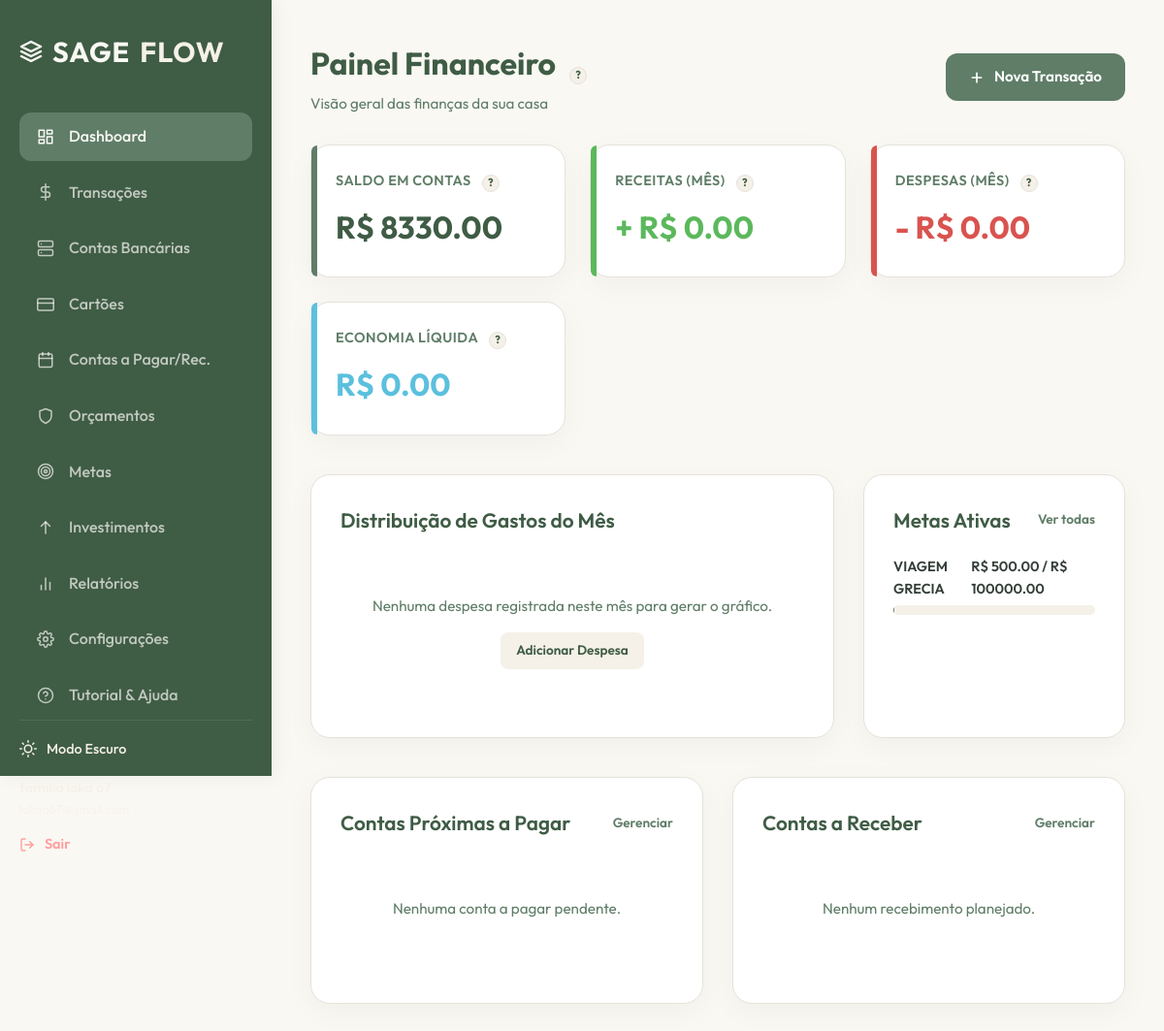
The page / (signed in) on the database its author committed.
### app/models.py (models this page shows)
class Goal(db.Model):
    __tablename__ = 'goals'
    id = db.Column(db.Integer, primary_key=True)
    user_id = db.Column(db.Integer, db.ForeignKey('users.id'), nullable=False)
    name = db.Column(db.String(100), nullable=False)  # Viagem, Reserva de Emergência
    target_amount = db.Column(db.Float, nullable=False)
    current_amount = db.Column(db.Float, default=0.0, nullable=False)
    deadline = db.Column(db.Date, nullable=True)

### app/routes/dashboard.py (the view)
@dashboard_bp.route('/')
@login_required
def index():
    accounts = Account.query.filter_by(user_id=current_user.id).all()
    total_balance = sum(account.balance for account in accounts)
    today = date.today()
    first_day_of_month = date(today.year, today.month, 1)
    monthly_income = db_sum_transactions(current_user.id, 'income', first_day_of_month)
    monthly_expenses = db_sum_transactions(current_user.id, 'expense', first_day_of_month)
    savings = monthly_income - monthly_expenses
    goals = Goal.query.filter_by(user_id=current_user.id).limit(3).all()
    upcoming_payable = BillPayable.query.filter(
        BillPayable.user_id == current_user.id,
        BillPayable.status == 'pending',
        BillPayable.due_date >= today
    ).order_by(BillPayable.due_date.asc()).limit(3).all()
    upcoming_receivable = BillReceivable.query.filter(
        BillReceivable.user_id == current_user.id,
        BillReceivable.status == 'pending',
        BillReceivable.expected_date >= today
    ).order_by(BillReceivable.expected_date.asc()).limit(3).all()
    categories_data = {}
    expenses_by_cat = Transaction.query.filter(
        Transaction.user_id == current_user.id,
        Transaction.type == 'expense',
        Transaction.date >= first_day_of_month
    ).all()
    for tx in expenses_by_cat:
        categories_data[tx.category] = categories_data.get(tx.category, 0.0) + tx.amount
    return render_template(
        'dashboard.html',
        total_balance=total_balance,
        monthly_income=monthly_income,
        monthly_expenses=monthly_expenses,
        savings=savings,
        goals=goals,
        upcoming_payable=upcoming_payable,
        upcoming_receivable=upcoming_receivable,
        accounts=accounts,
        categories_labels=list(categories_data.keys()),
        categories_values=list(categories_data.values())
    )

### app/routes/dashboard.py (called while the page is built)
def db_sum_transactions(user_id, tx_type, start_date):
    result = Transaction.query.filter(
        Transaction.user_id == user_id,
        Transaction.type == tx_type,
        Transaction.date >= start_date
    ).with_entities(func.sum(Transaction.amount)).scalar()
    return result if result is not None else 0.0

### app/templates/dashboard.html (shortened to what this page needs)
{% extends 'base.html' %}
{% block content %}
<div class="page-header">
    <div class="page-title">
        <h2>Painel Financeiro <div class="tooltip"><span class="help-badge">?</span><span class="tooltiptext">Visão geral unificada contendo saldos bancários, faturamento, despesas do mês e progresso de metas.</span></div></h2>
        <p>Visão geral das finanças da sua casa</p>
    </div>
    <div>
        <a href="{{ url_for('transactions.index') }}" class="btn btn-primary">
            <svg width="16" height="16" viewBox="0 0 24 24" fill="none" stroke="currentColor" stroke-width="2.5" stroke-linecap="round" stroke-linejoin="round"><line x1="12" y1="5" x2="12" y2="19"></line><line x1="5" y1="12" x2="19" y2="12"></line></svg>
            Nova Transação
        </a>
    </div>
</div>
<div class="dashboard-grid">
    <div class="summary-card">
        <span class="card-label">Saldo em Contas <div class="tooltip"><span class="help-badge">?</span><span class="tooltiptext">Soma do saldo líquido atual de todas as suas contas correntes, poupanças e carteiras.</span></div></span>
        <span class="card-value">R$ {{ "%.2f"|format(total_balance) }}</span>
    </div>
    <div class="summary-card income">
        <span class="card-label">Receitas (Mês) <div class="tooltip"><span class="help-badge">?</span><span class="tooltiptext">Dinheiro que entrou este mês (ex: salários, freelances).</span></div></span>
        <span class="card-value" style="color: var(--color-success);">+ R$ {{ "%.2f"|format(monthly_income) }}</span>
    </div>
    <div class="summary-card expense">
        <span class="card-label">Despesas (Mês) <div class="tooltip"><span class="help-badge">?</span><span class="tooltiptext">Despesas pagas em conta e compras registradas no cartão de crédito este mês.</span></div></span>
        <span class="card-value" style="color: var(--color-danger);">- R$ {{ "%.2f"|format(monthly_expenses) }}</span>
    </div>
    <div class="summary-card savings">
        <span class="card-label">Economia líquida <div class="tooltip"><span class="help-badge">?</span><span class="tooltiptext">Quanto sobrou este mês (Receitas menos Despesas).</span></div></span>
        <span class="card-value" style="color: {% if savings >= 0 %}var(--color-info){% else %}var(--color-danger){% endif %};">
            R$ {{ "%.2f"|format(savings) }}
        </span>
    </div>
</div>
<div class="section-grid">
    <div class="content-card">
        <h3>Distribuição de Gastos do Mês</h3>
        {% if categories_labels %}
            <div style="max-height: 300px; display: flex; justify-content: center; position: relative;">
                <canvas id="expensesChart" width="300" height="300"></canvas>
            </div>
        {% else %}
            <div class="empty-state">
                <p>Nenhuma despesa registrada neste mês para gerar o gráfico.</p>
                <a href="{{ url_for('transactions.index') }}" class="btn btn-secondary btn-sm">Adicionar Despesa</a>
            </div>
        {% endif %}
    </div>
    <div class="content-card">
        <h3>
            <span>Metas Ativas</span>
            <a href="{{ url_for('goals.index') }}" style="font-size: 0.85rem; color: var(--color-sage); text-decoration: none;">Ver todas</a>
        </h3>
        {% if goals %}
            {% for goal in goals %}
                <div style="margin-bottom: 20px;">
                    <div style="display: flex; justify-content: space-between; font-size: 0.9rem; font-weight: 600;">
                        <span>{{ goal.name }}</span>
                        <span>R$ {{ "%.2f"|format(goal.current_amount) }} / R$ {{ "%.2f"|format(goal.target_amount) }}</span>
                    </div>
                    <div class="progress-container" style="margin-top: 5px;">
                        <div class="progress-bar-bg">
                        </div>
                    </div>
                </div>
            {% endfor %}
        {% else %}
            <div class="empty-state">
                <p>Você não possui metas financeiras cadastradas.</p>
                <a href="{{ url_for('goals.index') }}" class="btn btn-secondary btn-sm">Definir Meta</a>
            </div>
        {% endif %}
    </div>
</div>
<div class="section-grid-equal">
    <div class="content-card">
        <h3>
            <span>Contas Próximas a Pagar</span>
            <a href="{{ url_for('bills.index') }}" style="font-size: 0.85rem; color: var(--color-sage); text-decoration: none;">Gerenciar</a>
        </h3>
        {% if upcoming_payable %}
            <div class="table-responsive">
                <table class="table">
                    <thead>
                        <tr>
                            <th>Descrição</th>
                            <th>Vencimento</th>
                            <th style="text-align: right;">Valor</th>
                        </tr>
                    </thead>
                    <tbody>
                        {% for bill in upcoming_payable %}
                            <tr>
                                <td style="font-weight: 500;">{{ bill.name }}</td>
                                <td>{{ bill.due_date.strftime('%d/%m/%Y') }}</td>
                                <td style="text-align: right; font-weight: 600; color: var(--color-danger);">
                                    R$ {{ "%.2f"|format(bill.amount) }}
                                </td>
                            </tr>
                        {% endfor %}
                    </tbody>
                </table>
            </div>
        {% else %}
            <div class="empty-state">
                <p>Nenhuma conta a pagar pendente.</p>
            </div>
        {% endif %}
    </div>
    <div class="content-card">
        <h3>
            <span>Contas a Receber</span>
            <a href="{{ url_for('bills.index') }}" style="font-size: 0.85rem; color: var(--color-sage); text-decoration: none;">Gerenciar</a>
        </h3>
        {% if upcoming_receivable %}
            <div class="table-responsive">
                <table class="table">
                    <thead>
                        <tr>
                            <th>Descrição</th>
                            <th>Data Esperada</th>
                            <th style="text-align: right;">Valor</th>
                        </tr>
                    </thead>
                    <tbody>
                        {% for bill in upcoming_receivable %}
                            <tr>
                                <td style="font-weight: 500;">{{ bill.name }}</td>
                                <td>{{ bill.expected_date.strftime('%d/%m/%Y') }}</td>
                                <td style="text-align: right; font-weight: 600; color: var(--color-success);">
                                    R$ {{ "%.2f"|format(bill.amount) }}
                                </td>
                            </tr>
                        {% endfor %}
                    </tbody>
                </table>
            </div>
        {% else %}
            <div class="empty-state">
                <p>Nenhum recebimento planejado.</p>
            </div>
        {% endif %}
    </div>
</div>
{% endblock %}

### app/static/css/style.css (style rules this page uses)
:root { --color-sage: #5F7D67; --color-dark-green: #3F5C45; --color-beige: #F5F1E8; --color-off-white: #FAF8F3; --color-light-gray: #E5E2DA; --color-dark-gray: #333d37; --color-card-bg: #ffffff; --color-accent-green: #4E6E58; --color-danger: #d9534f; --color-success: #5cb85c; --color-info: #5bc0de; --color-warning: #f0ad4e; --font-primary: 'Outfit', sans-serif; --border-radius-sm: 8px; --border-radius-md: 12px; --border-radius-lg: 20px; --box-shadow: 0 8px 30px rgba(0, 0, 0, 0.04); --box-shadow-hover: 0 12px 40px rgba(0, 0, 0, 0.08); --transition: all 0.3s cubic-bezier(0.25, 0.8, 0.25, 1); }
* { box-sizing: border-box; margin: 0; padding: 0; }
body { font-family: var(--font-primary); background-color: var(--color-off-white); color: var(--color-dark-gray); line-height: 1.6; overflow-x: hidden; }
.page-header { display: flex; justify-content: space-between; align-items: center; margin-bottom: 30px; }
.page-title h2 { font-size: 2rem; color: var(--color-dark-green); font-weight: 700; }
.page-title p { color: var(--color-sage); font-size: 0.95rem; }
.dashboard-grid { display: grid; grid-template-columns: repeat(auto-fit, minmax(240px, 1fr)); gap: 25px; margin-bottom: 40px; }
.summary-card { background-color: var(--color-card-bg); border-radius: var(--border-radius-lg); padding: 25px; box-shadow: var(--box-shadow); border: 1px solid var(--color-light-gray); display: flex; flex-direction: column; justify-content: space-between; position: relative; transition: var(--transition); }
.summary-card::before { content: ''; position: absolute; top: 0; left: 0; width: 6px; height: 100%; background-color: var(--color-sage); border-radius: var(--border-radius-lg) 0 0 var(--border-radius-lg); }
.summary-card.income::before { background-color: var(--color-success); }
.summary-card.expense::before { background-color: var(--color-danger); }
.summary-card.savings::before { background-color: var(--color-info); }
.card-label { font-size: 0.9rem; color: var(--color-sage); font-weight: 600; text-transform: uppercase; letter-spacing: 0.5px; }
.card-value { font-size: 2rem; font-weight: 700; color: var(--color-dark-green); margin-top: 10px; }
.section-grid { display: grid; grid-template-columns: 2fr 1fr; gap: 30px; margin-bottom: 40px; }
.section-grid-equal { display: grid; grid-template-columns: 1fr 1fr; gap: 30px; margin-bottom: 40px; }
.content-card { background-color: var(--color-card-bg); border-radius: var(--border-radius-lg); padding: 30px; box-shadow: var(--box-shadow); border: 1px solid var(--color-light-gray); }
.content-card h3 { font-size: 1.3rem; color: var(--color-dark-green); margin-bottom: 20px; font-weight: 600; display: flex; justify-content: space-between; align-items: center; }
.btn { display: inline-flex; align-items: center; justify-content: center; gap: 10px; padding: 12px 24px; border-radius: var(--border-radius-md); font-family: var(--font-primary); font-weight: 600; font-size: 0.95rem; border: none; cursor: pointer; transition: var(--transition); text-decoration: none; }
.btn-primary { background-color: var(--color-sage); color: #ffffff; }
.btn-secondary { background-color: var(--color-beige); color: var(--color-dark-green); }
.btn-sm { padding: 8px 16px; font-size: 0.85rem; border-radius: var(--border-radius-sm); }
.progress-container { margin-top: 15px; margin-bottom: 5px; }
.progress-bar-bg { background-color: var(--color-beige); height: 10px; border-radius: 50px; overflow: hidden; width: 100%; }
.empty-state { text-align: center; padding: 40px 20px; color: var(--color-sage); }
.empty-state p { font-size: 0.95rem; margin-bottom: 15px; }
.tooltip { position: relative; display: inline-block; cursor: help; margin-left: 8px; vertical-align: middle; }
.help-badge { display: inline-flex; align-items: center; justify-content: center; width: 18px; height: 18px; background-color: var(--color-beige); color: var(--color-dark-green); border-radius: 50%; font-size: 0.7rem; font-weight: 700; border: 1px solid var(--color-light-gray); transition: var(--transition); }

### rows shown on the page
Goal: name "VIAGEM GRECIA", current_amount "500.00", target_amount "100000.00"

### other values the page prints
{{ "%.2f"|format(total_balance) }} "8330.00"
{{ "%.2f"|format(monthly_income) }} "0.00"
{{ "%.2f"|format(monthly_expenses) }} "0.00"
{{ "%.2f"|format(savings) }} "0.00"
